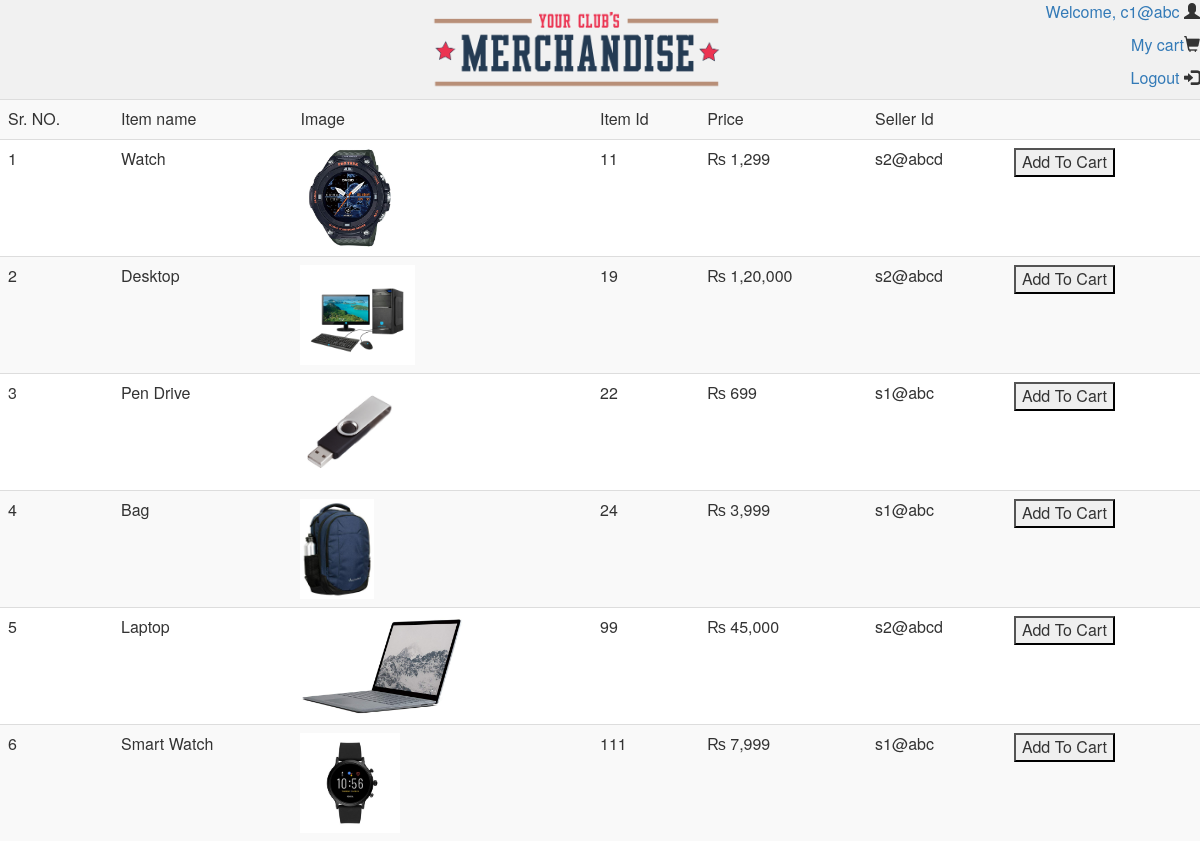
The page /homeCustomer.php (signed in) on the database its author committed.
### tables this page shows
CREATE TABLE `product` (
  `name` varchar(255) NOT NULL,
  `id` int(11) NOT NULL,
  `sellerid` varchar(255) NOT NULL,
  `price` int(11) NOT NULL,
  `image` varchar(255) NOT NULL
);

### money.php (called while the page is built)
<?php
	function moneyFormatIndia($num) {
    $explrestunits = "" ;
    if(strlen($num)>3) {
        $lastthree = substr($num, strlen($num)-3, strlen($num));
        $restunits = substr($num, 0, strlen($num)-3);
        $restunits = (strlen($restunits)%2 == 1)?"0".$restunits:$restunits;
        $expunit = str_split($restunits, 2);
        for($i=0; $i<sizeof($expunit); $i++) {
            if($i==0) {
                $explrestunits .= (int)$expunit[$i].",";
            } else {
                $explrestunits .= $expunit[$i].",";
            }
        }
        $thecash = $explrestunits.$lastthree;
    } else {
        $thecash = $num;
    }
    return $thecash;
}
?>

### homeCustomer.php (the view, shortened to what this page needs)
<?php
include('money.php');
function inCart($item)
{
	return(false);
}
?>
<html>
<head>
    <link href="https://maxcdn.bootstrapcdn.com/bootstrap/4.1.3/css/bootstrap.min.css" rel="stylesheet">
    <link rel="stylesheet" href="https://maxcdn.bootstrapcdn.com/bootstrap/3.4.1/css/bootstrap.min.css">
</head>
	<body>
	<table width="100%" class="tab1">
		<tr>
			<td rowspan="4" width="80%">
				<img src="images/logo.png" class="center">
			</td>
		</tr>
		<tr>
			<td>
				<p style="text-align: right;">
				<a href="#">
				<?php echo "Welcome, ".$_SESSION['user_id'];?>
				</a>
				<span class="glyphicon glyphicon-user">
				</p>
			</td>
		</tr>
		<tr>
			<td>
				<p style="text-align: right;">
				<a href="cart.php"> My cart</a><span class="glyphicon glyphicon-shopping-cart"></p>
			</td>
		</tr>
		<tr>
			<td>
				<p style="text-align: right;"><a href="logout.php">Logout </a><span class="glyphicon glyphicon-log-in">
				</p>
			</td>
		</tr>
	</table>
	<table class="table table-striped">
		<tr>
			<td>Sr. NO.</td>
			<td>Item name</td>
			<td>Image</td>
			<td>Item Id</td>
			<td>Price</td>
			<td>Seller Id</td>
			<td></td>
		</tr>
		<?php
			$qry= "select * from product";
			$run=mysqli_query($con,$qry);
			$i=1;
			while($row=mysqli_fetch_array($run))
			{
				$itemName=$row['name'];
				$itemImage=$row['image'];
				$itemId=$row['id'];
				$itemPrice=$row['price'];
				$seller=$row['sellerid'];
		?>
		<tr>
			<td><?php echo $i++; ?></td>
			<td><?php echo $itemName; ?></td>
			<td><img src="product/<?php echo $itemImage; ?>" height="100px;" weidth="100px"</td>
			<td><?php echo $itemId; ?></td>
			<td>&#x20a8; <?php echo moneyFormatIndia($itemPrice); ?></td>
			<td><?php echo $seller; ?></td>
			<?php
			if(inCart($itemId))
			{
			?>
				<td>
					<form method="post" action="cartminus.php">
						<input name="itemID" type="number" value="<?php echo $itemId; ?>" hidden>
						<button type="submit">Remove From Cart</button>
					</form>
				</td>
			<?php
			}
			else
			{
			?>
				<td>
					<form method="post" action="cartplus.php">
						<button type="submit">Add To Cart</button>
					</form>
				</td>
			<?php
			}
			?>
		</tr>
		<?php
			}
		?>
	</table>
	</body>
</html>

### homeCustomer.php (style rules this page uses)
a { text-decoration: none; }
.tab1 { padding: 0px; background-color: #f1f1f1; }
.center { display: block; margin-left: 45%; margin-right: auto; width: 30%; }

### rows shown on the page
product: name "Watch", image (picture), id "11", price "1,299", sellerid "s2@abcd"
product: name "Desktop", image (picture), id "19", price "1,20,000", sellerid "s2@abcd"
product: name "Pen Drive", image (picture), id "22", price "699", sellerid "s1@abc"
product: name "Bag", image (picture), id "24", price "3,999", sellerid "s1@abc"
product: name "Laptop", image (picture), id "99", price "45,000", sellerid "s2@abcd"
product: name "Smart Watch", image (picture), id "111", price "7,999", sellerid "s1@abc"

### other values the page prints
$_SESSION['user_id'] "c1@abc"
